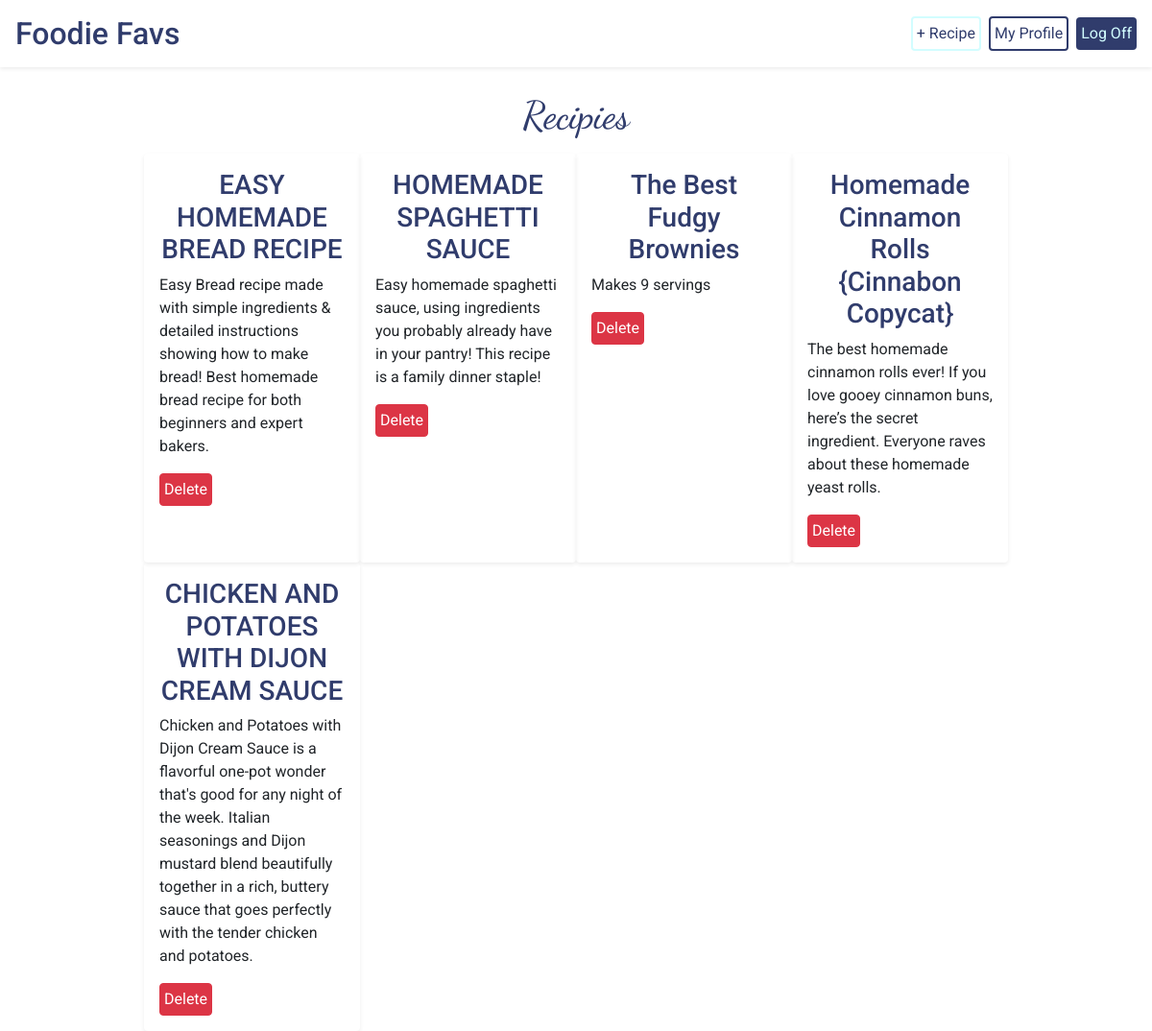
Page /home/ (signed in) on the committed database.
### foodie_app/models.py (models this page shows)
class Recipe(models.Model):
    name = models.CharField(max_length=255)
    desc = models.CharField(max_length=255, default="")
    ingredients = models.TextField(default="")
    steps = models.TextField(default="")
    menus = models.ManyToManyField(Menu, related_name="menu_recipes", default=1)
    creator = models.ForeignKey(User, related_name="users", on_delete=models.CASCADE, default=1)
    source = models.CharField(max_length=255, default="")
    created_at = models.DateTimeField(auto_now_add=True)
    updated_at = models.DateTimeField(auto_now=True)

### foodie_app/views.py (the view)
# urls.py: path('', views.home),
def home(request):
    if 'userid' in request.session:
        context = {
            "user": User.objects.get(id=request.session['userid']),
            "recipes": Recipe.objects.all(),
        }
        return render(request, 'home.html', context)
    return redirect('/login')

### foodie_app/templates/home.html (shortened to what this page needs)
<!DOCTYPE html>
<html lang="en">
<head>
    <link rel="stylesheet" href="https://stackpath.bootstrapcdn.com/bootstrap/4.5.2/css/bootstrap.min.css"
>
    {% load static %}
    <link rel="stylesheet" href="{% static 'css/style.css' %}">
</head>
<body id="body">
    <header id="header" class="bg-white d-flex p-3 align-items-center shadow-sm mt-0">
        <h2 class="pr-5 mb-0">Foodie Favs</h2>
        <a href="/home/new_recipe" class="new-recipe p-1 rounded ml-auto mr-2">+ Recipe</a>
        <a href="/home/{{user.id}}" class="icon rounded p-1">My Profile</a>
        <a href="/home/log_off" class="btn ml-2 p-1" id="log-off">Log Off</a>
    </header>
    <h1 class="heading m-3 mt-5 pt-5">Recipies</h1>
    <div class="d-flex flex-wrap w-75 ml-auto mr-auto">
        {% for recipe in recipes %}
        <div class="recipe-card rounded shadow-sm w-25 p-3">
            <h3 class= "text-center"><a id="recipe-text" href="/home/recipe_{{recipe.id}}">{{recipe.name}}</a></h3>
            <p>{{recipe.desc}}</p>
            {% if recipe.creator.id == user.id %}
            <form action="/home/delete_recipe" method="POST">
                <input class="btn btn-danger p-1" type="submit" name="delete" value="Delete">
            </form>
            {% endif %}
        </div>
    {% endfor %}
    </div>
</body>
</html>

### foodie_app/static/css/style.css (style rules this page uses)
body { font-family: "Roboto", sans-serif; }
h2 { color: #303c6c; }
.icon { border: 2px solid #303c6c; color: #303c6c; }
.heading { font-family: 'Dancing Script', cursive; color: #303c6c; text-align: center; }
#log-off, .edit-recipe { background-color: #303c6c; color: #d2fdff; }
.new-recipe { border: 2px solid #d2fdff; color: #303c6c; }
#recipe-text { color: #303c6c; }
#header { width: 100%; position: fixed; top: 0; left: 0; width: 100%; }

### rows in the picture
Recipe: name "EASY HOMEMADE BREAD RECIPE", desc "Easy Bread recipe made with simple ingredients & detailed instructions showing how to make bread! Best homemade bread recipe for both beginners and expert bakers."
Recipe: name "HOMEMADE SPAGHETTI SAUCE", desc "Easy homemade spaghetti sauce, using ingredients you probably already have in your pantry! This recipe is a family dinner staple!"
Recipe: name "The Best Fudgy Brownies", desc "Makes 9 servings"
Recipe: name "Homemade Cinnamon Rolls {Cinnabon Copycat}", desc "The best homemade cinnamon rolls ever! If you love gooey cinnamon buns, here’s the secret ingredient. Everyone raves about these homemade yeast rolls."
Recipe: name "CHICKEN AND POTATOES WITH DIJON CREAM SAUCE", desc "Chicken and Potatoes with Dijon Cream Sauce is a flavorful one-pot wonder that's good for any night of the week. Italian seasonings and Dijon mustard blend beautifully together in a rich, buttery sauce that goes perfectly with the tender chicken and potatoes."
